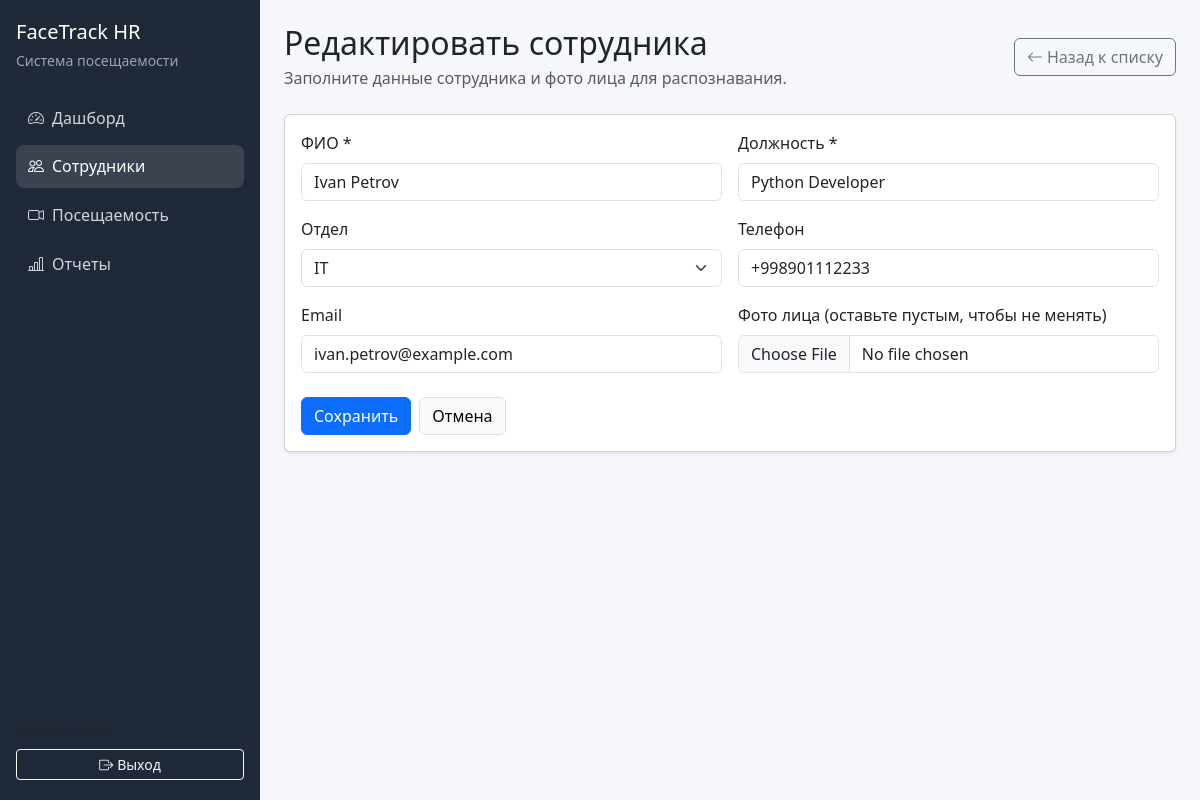
/employees/3/edit (signed in), run on the app's committed database.
### app/models.py (models this page shows)
class TimestampMixin:
    created_at = db.Column(db.DateTime, default=datetime.utcnow, nullable=False)
    updated_at = db.Column(
        db.DateTime,
        default=datetime.utcnow,
        onupdate=datetime.utcnow,
        nullable=False,
    )

class Employee(TimestampMixin, db.Model):
    __tablename__ = "employees"
    id = db.Column(db.Integer, primary_key=True)
    full_name = db.Column(db.String(150), nullable=False, index=True)
    department_id = db.Column(db.Integer, db.ForeignKey("departments.id"), nullable=True)
    position = db.Column(db.String(120), nullable=False)
    phone = db.Column(db.String(30), nullable=True)
    email = db.Column(db.String(120), nullable=True, unique=True)
    photo_filename = db.Column(db.String(255), nullable=True)
    face_encoding = db.Column(db.Text, nullable=True)
    is_active = db.Column(db.Boolean, default=True, nullable=False)
    department = db.relationship("Department", back_populates="employees")
    attendances = db.relationship(
        "Attendance",
        back_populates="employee",
        cascade="all, delete-orphan",
        lazy=True,
    )

class Department(TimestampMixin, db.Model):
    __tablename__ = "departments"
    id = db.Column(db.Integer, primary_key=True)
    name = db.Column(db.String(100), unique=True, nullable=False)
    employees = db.relationship("Employee", back_populates="department", lazy=True)

### app/routes/employees.py (the view, shortened to what this page needs)
@employees_bp.route("/<int:employee_id>/edit", methods=["GET", "POST"])
@login_required
def edit_employee(employee_id):
    employee = Employee.query.get_or_404(employee_id)
    departments = Department.query.order_by(Department.name.asc()).all()
    return render_template(
        "employees/form.html",
        employee=employee,
        departments=departments,
        page_title="Редактировать сотрудника",
    )

### app/utils.py (called while the page is built)
def login_required(view_func):
    @wraps(view_func)
    def wrapped_view(*args, **kwargs):
        if not session.get("admin_id"):
            flash("Войдите в систему, чтобы продолжить.", "warning")
            return redirect(url_for("auth.login"))
        return view_func(*args, **kwargs)
    return wrapped_view

### app/templates/employees/form.html (shortened to what this page needs)
{% extends "base.html" %}
{% block content %}
<div class="d-flex flex-wrap justify-content-between align-items-center mb-4">
    <div>
        <h2 class="mb-1">{{ page_title }}</h2>
        <p class="text-muted mb-0">Заполните данные сотрудника и фото лица для распознавания.</p>
    </div>
    <a class="btn btn-outline-secondary" href="{{ url_for('employees.list_employees') }}">
        <i class="bi bi-arrow-left me-1"></i>Назад к списку
    </a>
</div>
<div class="card shadow-sm">
    <div class="card-body">
        <form method="post" enctype="multipart/form-data">
            <div class="row g-3">
                <div class="col-md-6">
                    <label class="form-label">ФИО *</label>
                    <input
                        type="text"
                        name="full_name"
                        class="form-control"
                        value="{{ employee.full_name if employee else '' }}"
                        required
                    >
                </div>
                <div class="col-md-6">
                    <label class="form-label">Должность *</label>
                    <input
                        type="text"
                        name="position"
                        class="form-control"
                        value="{{ employee.position if employee else '' }}"
                        required
                    >
                </div>
                <div class="col-md-6">
                    <label class="form-label">Отдел</label>
                    <select name="department_id" class="form-select">
                        {% for department in departments %}
                            <option
                                value="{{ department.id }}"
                                {% if employee and employee.department_id == department.id %}selected{% endif %}
                            >
                                {{ department.name }}
                            </option>
                        {% endfor %}
                    </select>
                </div>
                <div class="col-md-6">
                    <label class="form-label">Телефон</label>
                    <input
                        type="text"
                        name="phone"
                        class="form-control"
                        value="{{ employee.phone if employee else '' }}"
                    >
                </div>
                <div class="col-md-6">
                    <label class="form-label">Email</label>
                    <input
                        type="email"
                        name="email"
                        class="form-control"
                        value="{{ employee.email if employee else '' }}"
                    >
                </div>
                <div class="col-md-6">
                    <label class="form-label">
                        Фото лица {% if not employee %}*{% else %}(оставьте пустым, чтобы не менять){% endif %}
                    </label>
                    <input
                        type="file"
                        name="photo"
                        class="form-control"
                        accept=".jpg,.jpeg,.png"
                    >
                </div>
            </div>
            <div class="d-flex gap-2 mt-4">
                <button class="btn btn-primary" type="submit">Сохранить</button>
                <a class="btn btn-light border" href="{{ url_for('employees.list_employees') }}">Отмена</a>
            </div>
        </form>
    </div>
</div>
{% endblock %}

### app/static/css/style.css (style rules this page uses)
:root { --sidebar-bg: #1f2937; --sidebar-link: #d1d5db; --sidebar-link-active: #ffffff; --main-bg: #f5f7fb; }
body { background: var(--main-bg); }

### data on the page
Employee: full_name "Ivan Petrov", position "Python Developer", department_id "IT", phone "+998901112233", email "ivan.petrov@example.com"

### other printed values
{{ page_title }} "Редактировать сотрудника"
